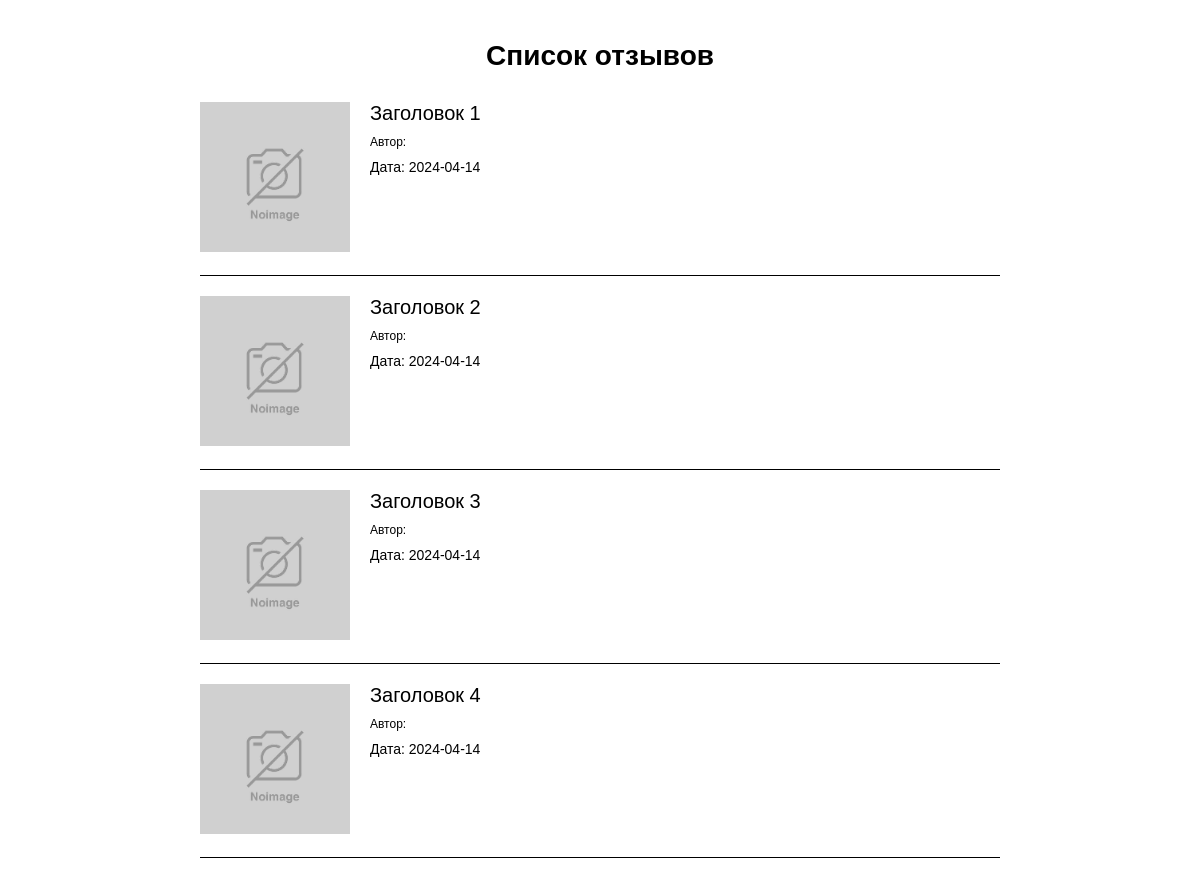
Before: / with the older database file.
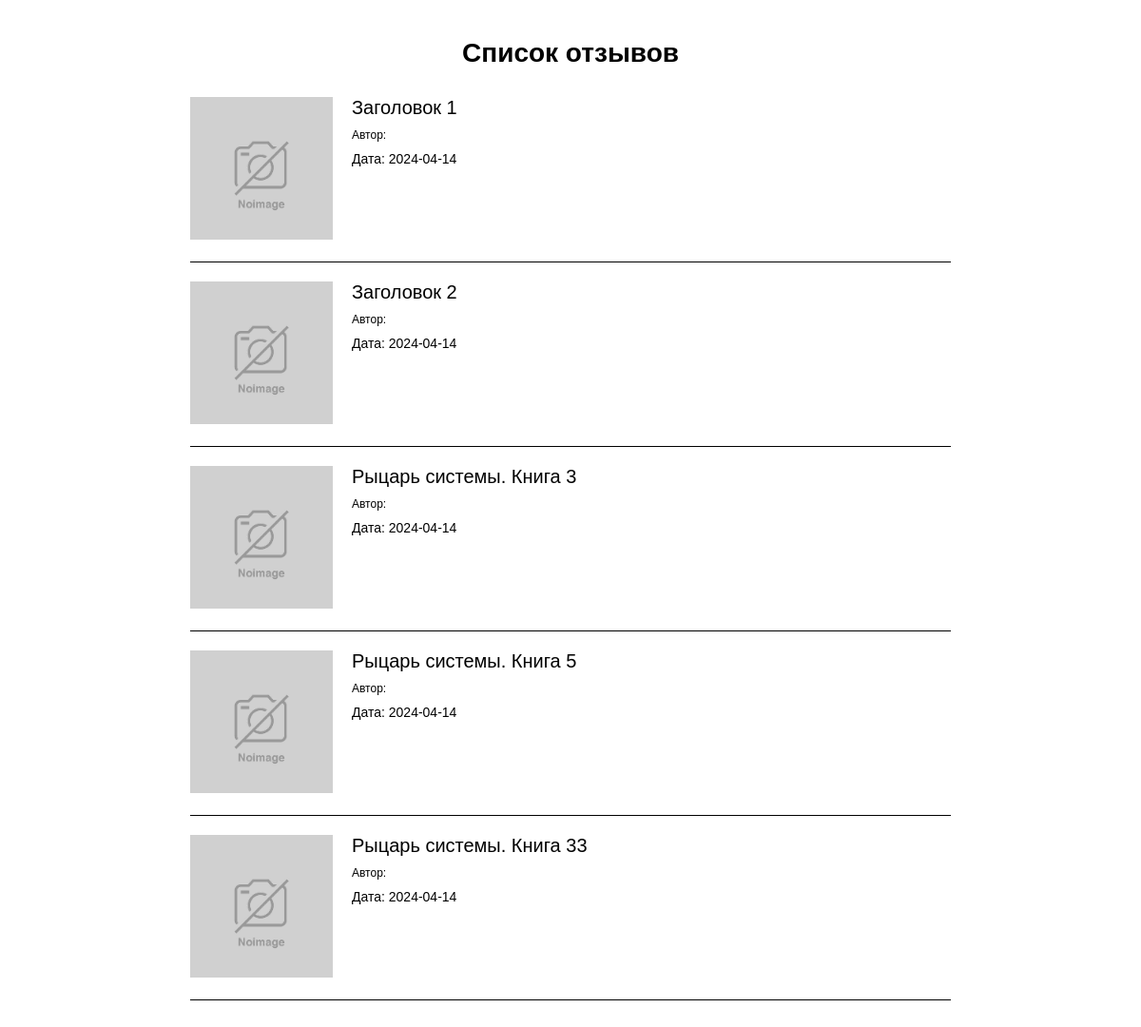
After: the same page with the newer database file.
### models.py (models this page shows)
class Review(db.Model):
    __tablename__ = 'reviews'
    id = db.Column(db.Integer, primary_key=True)
    title = db.Column(db.String(100), nullable=False)
    content = db.Column(db.Text, nullable=False)
    date = db.Column(db.Date, nullable=False)
    user_id = db.Column(db.Integer, db.ForeignKey('users.id'), nullable=False)

### app.py (the view)
@app.route('/', methods=['GET', 'POST'])
def reviews_view():
    reviews = Review.query.all()
    return render_template('index.html', reviews=reviews)

### templates/index.html (shortened to what this page needs)
{% extends "base.html" %}
{% block content %}
    <h1>Список отзывов</h1>
    <div class="item-list">
        {% if reviews %}
            {% for item in reviews %}
                <div class="item-blck">
                    <div class="item-img">
                        <img src="{{ url_for('static', filename='/img/noimage.jpg') }}" alt="" />
                    </div>
                    <div class="item-content">
                        <div class="item-title"><a href="reviews/{{ item.id }}">{{ item.title }}</a></div>
                        <div class="item-author">Автор: {{ item.user.username }}</div>
                        <div class="item-date">Дата: {{ item.date }}</div>
                    </div>
                </div>
            {% endfor %}
        {% else %}
            <b>Публикаций нет</b>
        {% endif %}
    </div>
{% endblock %}

### templates/base.html (shortened to what this page needs)
<!DOCTYPE html>
<html lang="ru">
<head>
    <link rel="stylesheet" href="{{ url_for('static', filename='css/style.css') }}">
</head>
<body>
    <div id="wrapper">
        <main role="main">
            <div class="inner-blck">
                {% block content %}
                {% endblock %}
            </div>
        </main>
    </div>
</body>
</html>

### static/css/style.css (style rules this page uses)
* { margin: 0; padding: 0; box-sizing: border-box; }
html, body { height: 100%; font-family: Arial, Helvetica, sans-serif; font-size: 14px; }
h1 { text-align: center; margin-bottom: 30px; }
#wrapper { height: 100%; display: flex; flex-direction: column; }
.inner-blck { width: 100%; max-width: 1000px; margin: 0 auto; padding: 0 20px; }
main { padding: 40px 0; flex-grow: 1; }
.item-list { max-width: 800px; margin: 0 auto; }
.item-blck { margin-bottom: 20px; padding-bottom: 20px; border-bottom: 1px solid #000; display: flex; align-items: flex-start; gap: 20px; }
.item-img { width: 150px; flex-shrink: 0; }
.item-img img { width: 100%; }
.item-content { flex-grow: 1; }
.item-title { font-size: 20px; color: #000; margin: 0 0 10px; }
.item-title a { text-decoration: none; color: inherit; }
.item-date { margin: 10px 0; }
.item-author { font-size: 12px; }

Changed rows visible on the page:
changed Review: title "Заголовок 3" → "Рыцарь системы. Книга 3"
changed Review: title "Заголовок 4" → "Рыцарь системы. Книга 5"
added Review: title "Рыцарь системы. Книга 33", date "2024-04-14"
